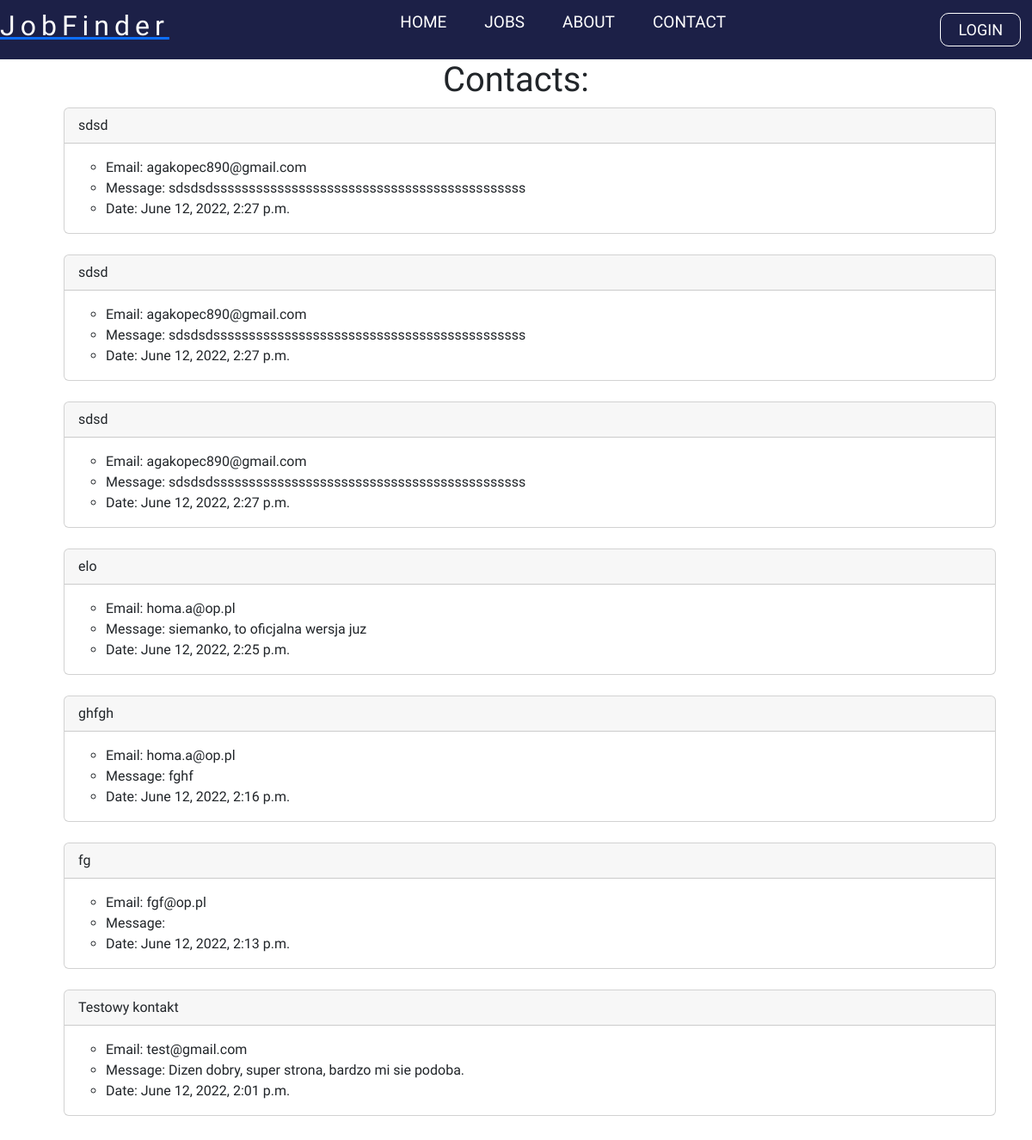
The page /contact_list on the database as committed earlier.
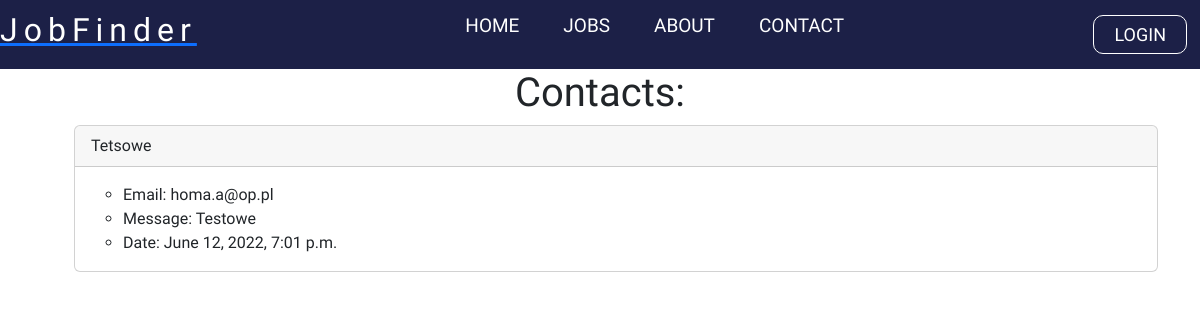
The same page on the database as committed later.
### backend/models.py (models this page shows, shortened)
class Contact(models.Model):
    email = models.EmailField(null=True, blank=True)
    title = models.CharField(max_length=500, null=True, blank=True)
    message = models.TextField(null=True, blank=True)
    date = models.DateTimeField(auto_now_add=True, null=True)

### backend/views.py (the view)
# urls.py: path('contact_list', views.contact_list, name='contact_list'),
def contact_list(request):
    contact_list = Contact.objects.all().order_by('-date')
    return render(request, 'backend/contact_list.html', {'contact_list': contact_list})

### templates/backend/contact_list.html (shortened to what this page needs)
{% load static %}
{% include 'navbar.html'%}
<div class="container">
{% block content %}
<center><h1>Contacts:</h1></center>
<ul>
{% for contact in contact_list %}
<div class="card">
    <div class="card-header">
        {{contact.title}}
    </div>
    <div class="card-body">
        <ul>
      <li>Email: {{contact.email}}</li>
      <li>Message: {{contact.message}}</li>
      <li>Date: {{contact.date}}</li>
    </div>
  </div>
<br>
{% endfor %}
</ul>
{% endblock %}
<link href="https://cdn.jsdelivr.net/npm/bootstrap@5.2.0-beta1/dist/css/bootstrap.min.css" rel="stylesheet">
</div>

### templates/navbar.html (shortened to what this page needs)
<!DOCTYPE html>
{% load static %}
<html lang="en">
<head>
    <link rel="stylesheet" href="{% static 'styles/navbar.css' %}">
</head>
<body>
    <div class="navbar">
        <a href={% url 'home' %} class="logo">
            <h2>JobFinder</h2>
        </a>
        <div class="items">
            <ul>
                <a href="{% url 'home' %}">HOME</a>
                <a href="{% url 'jobs' %}">JOBS</a>
                <a href="{% url 'about' %}">ABOUT</a>
                <a href="{% url 'contact' %}">CONTACT</a>
            </ul>
        </div>
        {% if user.is_authenticated %}
        <div class="btn">
            <a href="{% url 'profile' user %}"><button class="btn btn-primary">PROFILE</button></a>
            <a href="{% url 'signout'%}"><button class="btn btn-primary">LOGOUT</button></a>
        </div>
        {% else %}
        <div class="btn">
            <a href="{% url 'loginPage' %}"><button class="btn btn-primary">LOGIN</button></a>
        </div>
        {% endif %}
    </div>
</body>
</html>

### static/styles/navbar.css (style rules this page uses)
* { margin: 0; padding: 0; font-family: 'Koulen', cursive; }
body { background-color: rgb(255, 255, 255); }
.navbar { display: flex; justify-content: space-between; padding: 10px 20px; background-color: rgb(28, 32, 71); }
.logo h2 { color: #fff; letter-spacing: 6px; cursor: pointer; }
.items ul a { color: rgb(255, 255, 255); text-decoration: none; margin: 0 20px; font-size: 19px; }
.btn button { padding: 5px 20px; background-color: transparent; border: 1px solid #fff; border-radius: 10px; color: #fff; font-size: 18px; outline: none; cursor: pointer; }

Rows that differ between the two databases and show on the page:
removed Contact: title "sdsd", email "agakopec890@gmail.com", message "sdsdsdssssssssssssssssssssssssssssssssssssssssssss", date "June 12, 2022, 2:27 p.m."
removed Contact: title "sdsd", email "agakopec890@gmail.com", message "sdsdsdssssssssssssssssssssssssssssssssssssssssssss", date "June 12, 2022, 2:27 p.m."
removed Contact: title "sdsd", email "agakopec890@gmail.com", message "sdsdsdssssssssssssssssssssssssssssssssssssssssssss", date "June 12, 2022, 2:27 p.m."
removed Contact: title "elo", email "homa.a@op.pl", message "siemanko, to oficjalna wersja juz", date "June 12, 2022, 2:25 p.m."
removed Contact: title "ghfgh", email "homa.a@op.pl", message "fghf", date "June 12, 2022, 2:16 p.m."
removed Contact: title "fg", email "fgf@op.pl", date "June 12, 2022, 2:13 p.m."
removed Contact: title "Testowy kontakt", email "test@gmail.com", message "Dizen dobry, super strona, bardzo mi sie podoba.", date "June 12, 2022, 2:01 p.m."
added Contact: title "Tetsowe", email "homa.a@op.pl", message "Testowe", date "June 12, 2022, 7:01 p.m."
